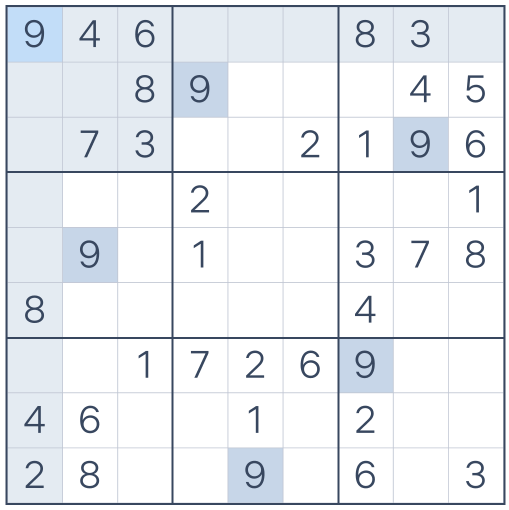
#> input picture Sudoku Solver/Puzzles/puzzle1.png, 1018 x 1020 px (shown at 1/2 size)
$ jupyter execute --allow-errors solver.ipynb
#> lines starting #> are read from the running program, lines starting #| are printed output that depends on the picture; after the words box and inside, x2 and y2 are one past the last pixel; in counts of white or black regions, pixels touching at a corner belong together
## Sudoku Solver using OpenCV

[cell 1]
import cv2
import numpy as np

[cell 2]
# Load the sudoku puzzle images
puzzle1 = cv2.imread('Puzzles/puzzle1.png')
#> puzzle1 is the input picture: shape (1020, 1018, 3); mean B, G, R 241.2, 236.9, 233.3
puzzle2 = cv2.imread('Puzzles/puzzle2.png')
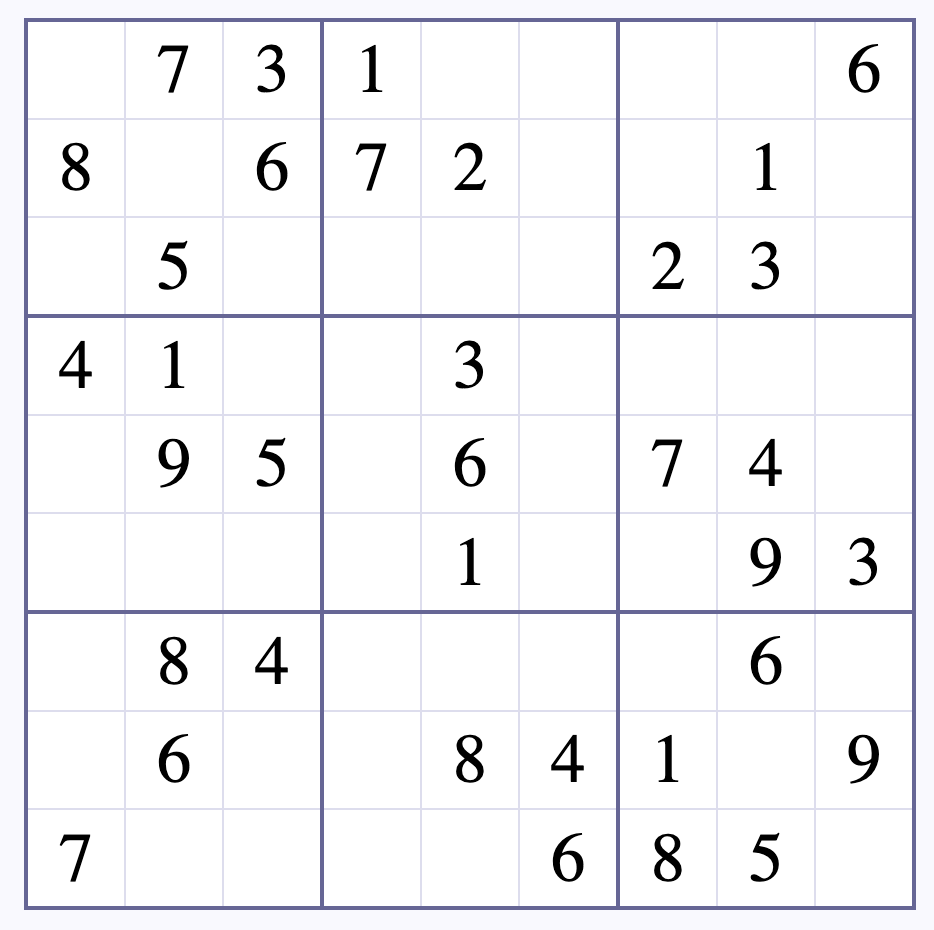
#> input picture Sudoku Solver/Puzzles/puzzle2.png, 934 x 930 px
#> puzzle2 is the input picture: shape (930, 934, 3); mean B, G, R 246, 243.6, 243.6

# Display the images
cv2.imshow('Puzzle 1', puzzle1)
cv2.imshow('Puzzle 2', puzzle2)
cv2.waitKey(5)
cv2.destroyAllWindows()

## Process the images

[cell 3]
def preprocess_image(image):
    # Convert to grayscale
    gray = cv2.cvtColor(image, cv2.COLOR_BGR2GRAY)

    # Apply Gaussian blur to reduce noise
    blurred = cv2.GaussianBlur(gray, (7, 7), 3)

    # Apply adaptive thresholding to get binary image
    # Changed THRESH_BINARY_INV to THRESH_BINARY to invert the colors
    thresh = cv2.adaptiveThreshold(blurred, 255, cv2.ADAPTIVE_THRESH_GAUSSIAN_C,
                                 cv2.THRESH_BINARY, 11, 2)

    return thresh

def find_puzzle(image):
    # Preprocess the image
    processed = preprocess_image(image)

    # Find contours - invert image temporarily for contour detection
    processed_inv = cv2.bitwise_not(processed)
    contours, _ = cv2.findContours(processed_inv.copy(), cv2.RETR_EXTERNAL,
                                  cv2.CHAIN_APPROX_SIMPLE)

    # Sort contours by area in descending order
    contours = sorted(contours, key=cv2.contourArea, reverse=True)

    puzzle_contour = None

    # Loop through contours to find the puzzle grid
    for contour in contours:
        # Approximate the contour
        perimeter = cv2.arcLength(contour, True)
        approx = cv2.approxPolyDP(contour, 0.02 * perimeter, True)

        # If we have found a rectangle with 4 corners, we've found our puzzle
        if len(approx) == 4:
            puzzle_contour = approx
            break

    return puzzle_contour

# Process both puzzles
puzzle1_processed = preprocess_image(puzzle1)
#> in preprocess_image, `thresh = cv2.adaptiveThreshold(blurred, 255, cv2.ADAPTIVE_THRESH_GAUSS..`:
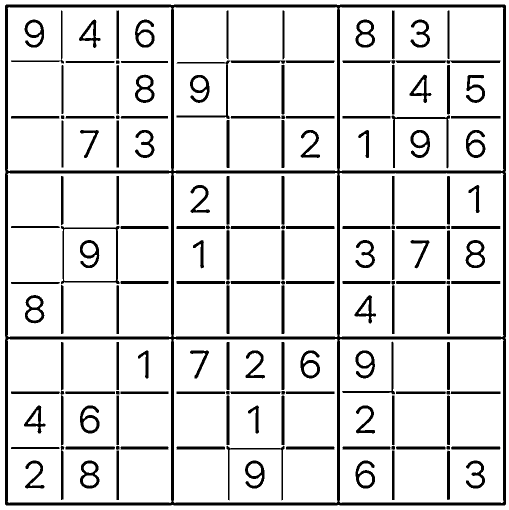
#> thresh: shape (1020, 1018) (shown at 1/2 size); 87.5% white; 153 black regions, largest, box (x1, y1, x2, y2) and area: (10, 9, 1012, 1011) 47250, (122, 451, 239, 569) 1480, (783, 231, 900, 337) 1268
puzzle2_processed = preprocess_image(puzzle2)
#> in preprocess_image (call 2), `blurred = cv2.GaussianBlur(gray, (7, 7), 3)`:
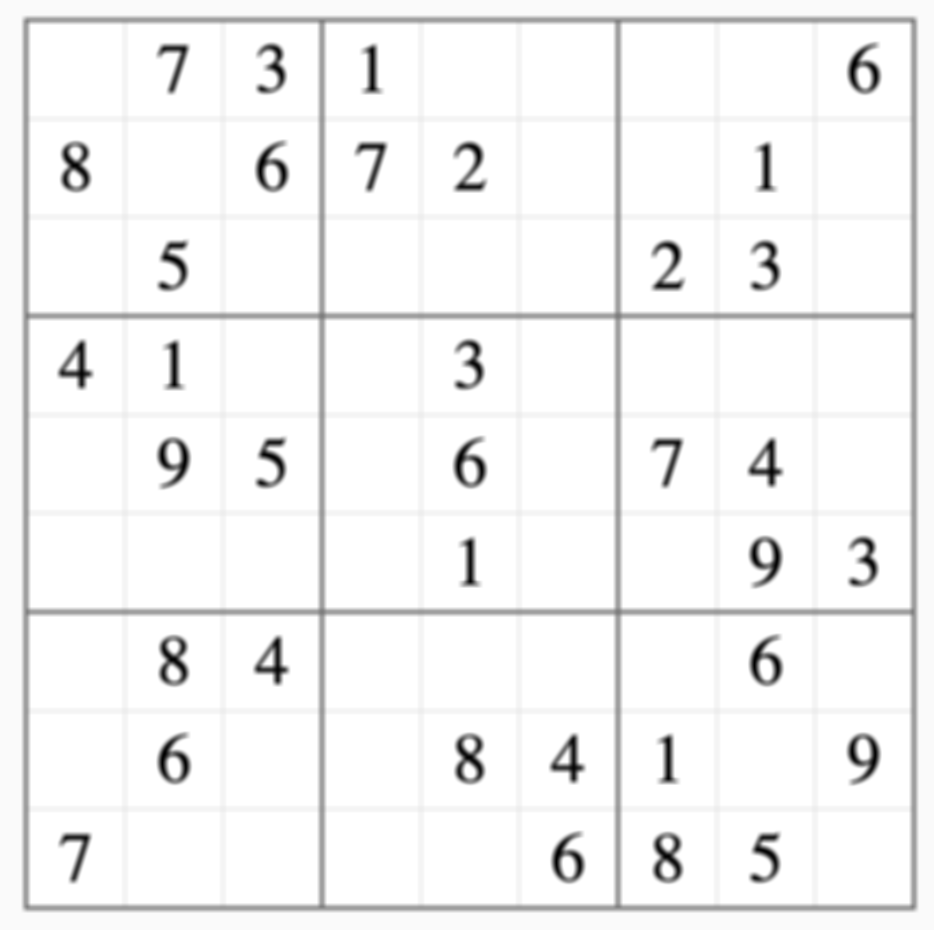
#> blurred: shape (930, 934); min 1, max 255, mean 243.9
#> in preprocess_image (call 2), `thresh = cv2.adaptiveThreshold(blurred, 255, cv2.ADAPTIVE_THRESH_GAUSS..`:
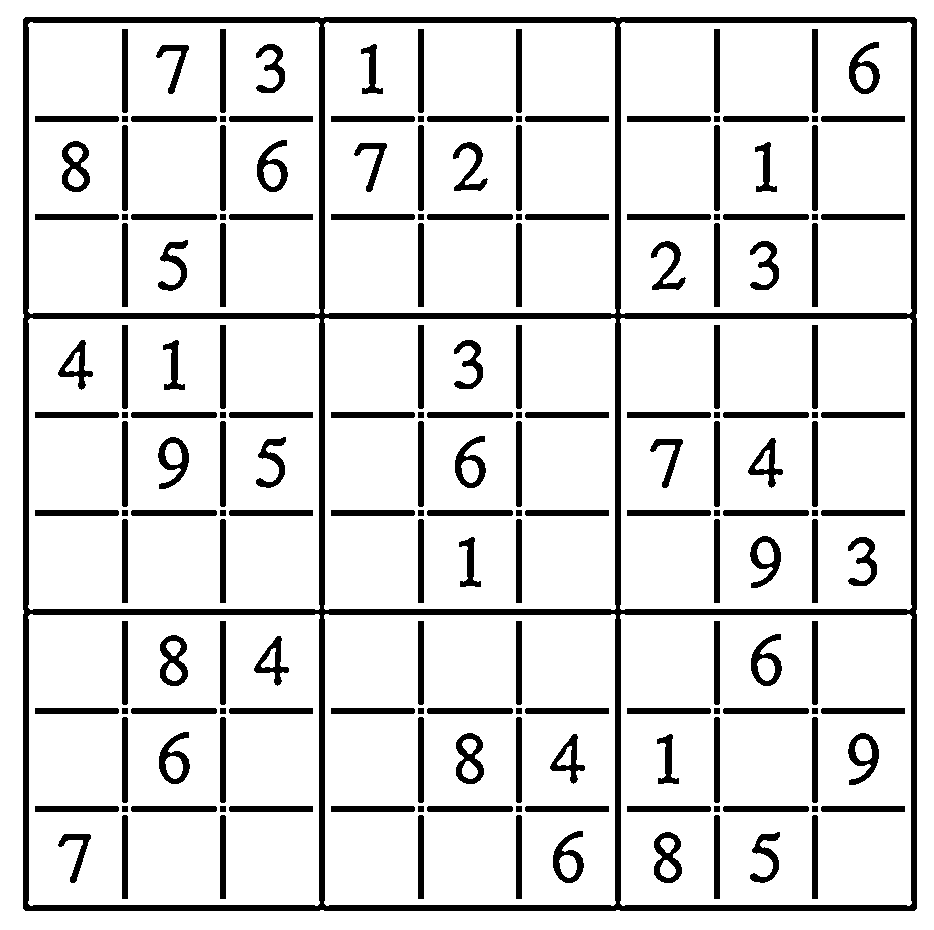
#> thresh: shape (930, 934); 86.3% white; 180 black regions, largest, box (x1, y1, x2, y2) and area: (23, 17, 917, 911) 42044, (62, 141, 90, 192) 731, (160, 635, 188, 686) 731

# Find puzzle contours
puzzle1_contour = find_puzzle(puzzle1)
#> in find_puzzle, `processed_inv = cv2.bitwise_not(processed)`:
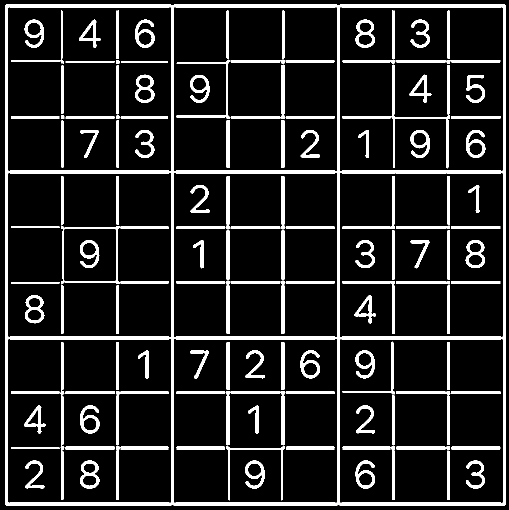
#> processed_inv: shape (1020, 1018) (shown at 1/2 size); 12.5% white; 153 white regions
#> in find_puzzle, `contours, _ = cv2.findContours(processed_inv.copy(), cv2.RETR_EXTERNAL..`: contours = 1 contour; box (x1, y1, x2, y2) and area: (10, 9, 1012, 1011) 1001953
#> the loop in find_puzzle, `for contour in contours:` made 1 pass
#> (perimeter, puzzle_contour) on pass 1: (4005.9, [[12, 9], [10, 1008], [1009, 1010], [1011, 11]])
#> puzzle1_contour = [[12, 9], [10, 1008], [1009, 1010], [1011, 11]]
puzzle2_contour = find_puzzle(puzzle2)
#> in find_puzzle (call 2), `processed_inv = cv2.bitwise_not(processed)`: processed_inv: shape (930, 934); 13.7% white; 180 white regions
#> in find_puzzle (call 2), `contours, _ = cv2.findContours(processed_inv.copy(), cv2.RETR_EXTERNAL..`: contours = 1 contour; box (x1, y1, x2, y2) and area: (23, 17, 917, 911) 797409
#> the loop in find_puzzle (call 2), `for contour in contours:` made 1 pass
#> (perimeter, puzzle_contour) on pass 1: (3573.9, [[25, 17], [23, 908], [914, 910], [916, 19]])
#> puzzle2_contour = [[25, 17], [23, 908], [914, 910], [916, 19]]

# Draw the contours on the original images
if puzzle1_contour is not None:
    cv2.drawContours(puzzle1, [puzzle1_contour], -1, (0, 255, 0), 2)
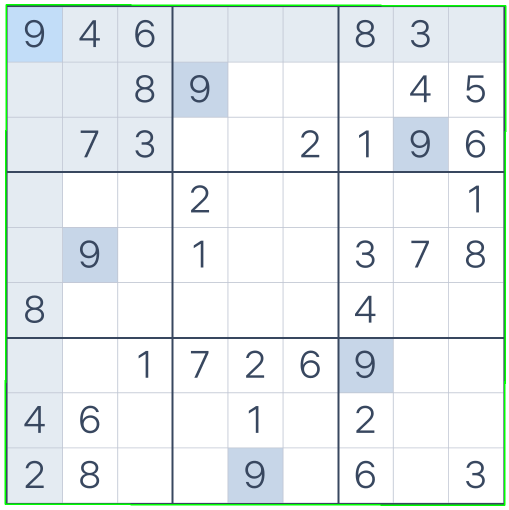
#> puzzle1: shape (1020, 1018, 3) (shown at 1/2 size); 1.16% of pixels changed, all inside (x1, y1, x2, y2) = (9, 8, 1013, 1012)
if puzzle2_contour is not None:
    cv2.drawContours(puzzle2, [puzzle2_contour], -1, (0, 255, 0), 2)
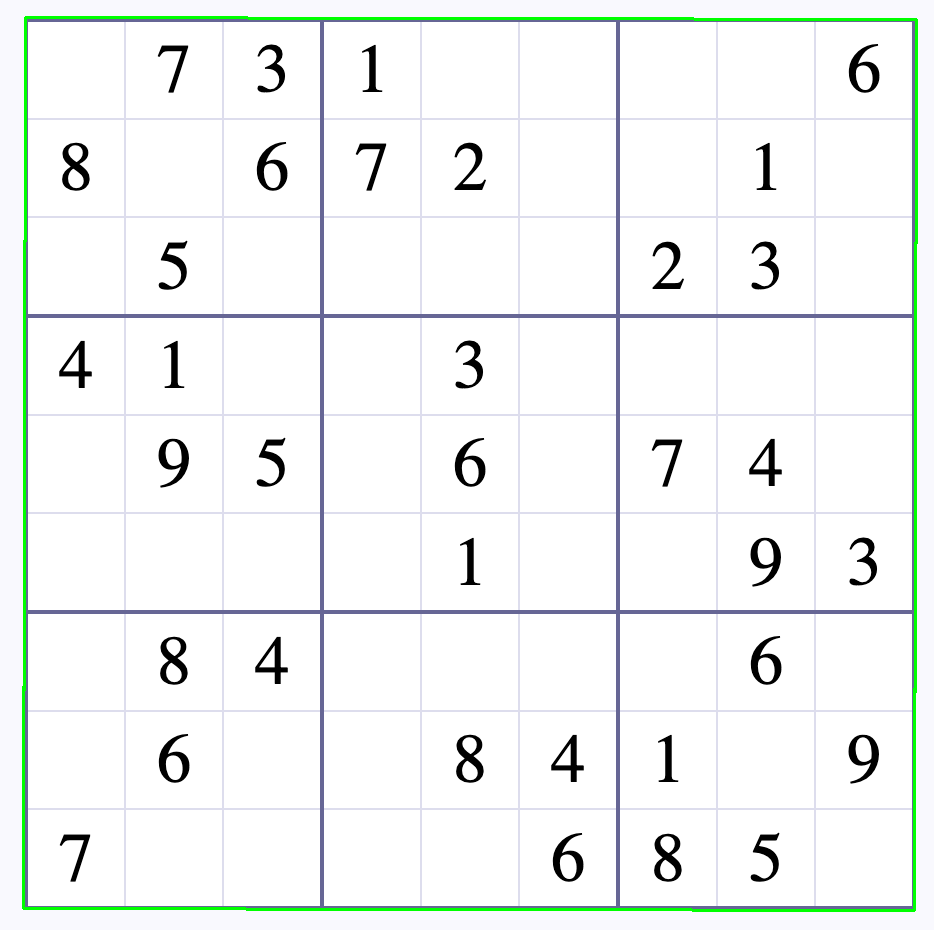
#> puzzle2: shape (930, 934, 3); 1.23% of pixels changed, all inside (x1, y1, x2, y2) = (22, 16, 918, 912)

# Display results
cv2.imshow('Processed Puzzle 1', puzzle1_processed)
cv2.imshow('Processed Puzzle 2', puzzle2_processed)
cv2.imshow('Detected Grid 1', puzzle1)
cv2.imshow('Detected Grid 2', puzzle2)
cv2.waitKey(5)
cv2.destroyAllWindows()

## Download digit templates -> Warning: I do not recommend this method. Use the images in the folder instead.

#> (a cell that did not finish here is left out)

## Train MNIST model for digit recognition

[cell 5]
import tensorflow as tf
from tensorflow.keras.datasets import mnist
from tensorflow.keras.models import Sequential
from tensorflow.keras.layers import Conv2D, MaxPooling2D, Flatten, Dense, Dropout

# Load and preprocess MNIST data
#> (the rest of this cell did not finish here and is left out)

## Solve the puzzle

[cell 6]
import tensorflow as tf

def extract_digits(processed_image, contour):
    # Get perspective transform
    pts = contour.reshape(4, 2)
    rect = np.zeros((4, 2), dtype="float32")

    # Order points: top-left, top-right, bottom-right, bottom-left
    s = pts.sum(axis=1)
    rect[0] = pts[np.argmin(s)]
    rect[2] = pts[np.argmax(s)]

    diff = np.diff(pts, axis=1)
    rect[1] = pts[np.argmin(diff)]
    rect[3] = pts[np.argmax(diff)]

    # Get width and height of the grid
    widthA = np.sqrt(((rect[2][0] - rect[3][0]) ** 2) + ((rect[2][1] - rect[3][1]) ** 2))
    widthB = np.sqrt(((rect[1][0] - rect[0][0]) ** 2) + ((rect[1][1] - rect[0][1]) ** 2))
    maxWidth = max(int(widthA), int(widthB))

    heightA = np.sqrt(((rect[1][0] - rect[2][0]) ** 2) + ((rect[1][1] - rect[2][1]) ** 2))
    heightB = np.sqrt(((rect[0][0] - rect[3][0]) ** 2) + ((rect[0][1] - rect[3][1]) ** 2))
    maxHeight = max(int(heightA), int(heightB))

    dst = np.array([
        [0, 0],
        [maxWidth - 1, 0],
        [maxWidth - 1, maxHeight - 1],
        [0, maxHeight - 1]], dtype="float32")

    # Apply perspective transform
    M = cv2.getPerspectiveTransform(rect, dst)
    warped = cv2.warpPerspective(processed_image, M, (maxWidth, maxHeight))

    # Load trained digit recognition model
    model = tf.keras.models.load_model('digit_model.h5')

    # Create 9x9 grid
    cell_height = maxHeight // 9
    cell_width = maxWidth // 9
    grid = np.zeros((9, 9), dtype=int)
    # Extract each cell
    for i in range(9):
        for j in range(9):
            cell = warped[i*cell_height:(i+1)*cell_height, j*cell_width:(j+1)*cell_width]

            # Add padding to cell
            pad = 5
            cell = cell[pad:-pad, pad:-pad]

            # Preprocess cell for model
            cell = cv2.resize(cell, (28, 28))
            cell = cv2.GaussianBlur(cell, (5,5), 0)
            _, cell = cv2.threshold(cell, 127, 255, cv2.THRESH_BINARY | cv2.THRESH_OTSU)

            # Ensure digit is white on black background
            if np.mean(cell[0:5, 0:5]) > 127:
                cell = 255 - cell

            # Prepare input for model - match training data preprocessing
            cell = cell.reshape(1, 28, 28, 1)
            cell = cell.astype('float32') / 255.0

            # Get model prediction
            prediction = model.predict(cell, verbose=0)
            digit = np.argmax(prediction[0]) + 1  # Add 1 since model predicts 0-8 for digits 1-9

            # Only accept predictions with high confidence
            if np.max(prediction[0]) > 0.3:
                grid[i][j] = digit
            else:
                grid[i][j] = 0

    return grid

def solve_puzzle(image, contour):
    # First extract the grid
    grid = extract_digits(image, contour)
#> in extract_digits, `pts = contour.reshape(4, 2)`: pts = [[12, 9], [10, 1008], [1009, 1010], [1011, 11]]
#> in extract_digits, `s = pts.sum(axis=1)`: s = [21, 1018, 2019, 1022]
#> in extract_digits, `diff = np.diff(pts, axis=1)`: diff = [-3, 998, 1, -1000]
#> in extract_digits, `warped = cv2.warpPerspective(processed_image, M, (maxWidth, maxHeight))`:
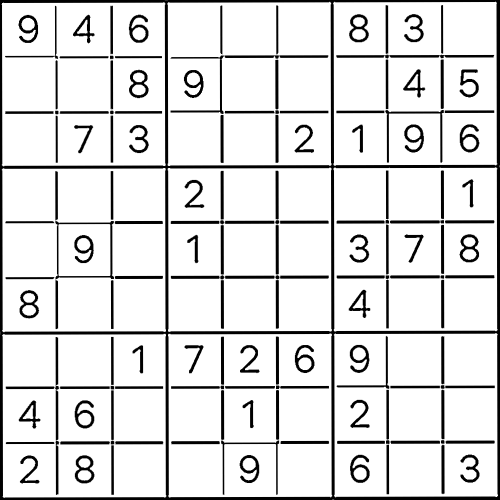
#> warped: shape (999, 999) (shown at 1/2 size); min 0, max 255, mean 222.8
    print(grid)

    # Solve the Sudoku
    if solve_sudoku(grid):
        return grid
    else:
        return None

# Add the solving functions from previous response here
# [45 lines left out: functions is_valid, find_empty, solve_sudoku, not called in this run]

# Solve both puzzles
#> (the rest of this cell did not finish here and is left out)
